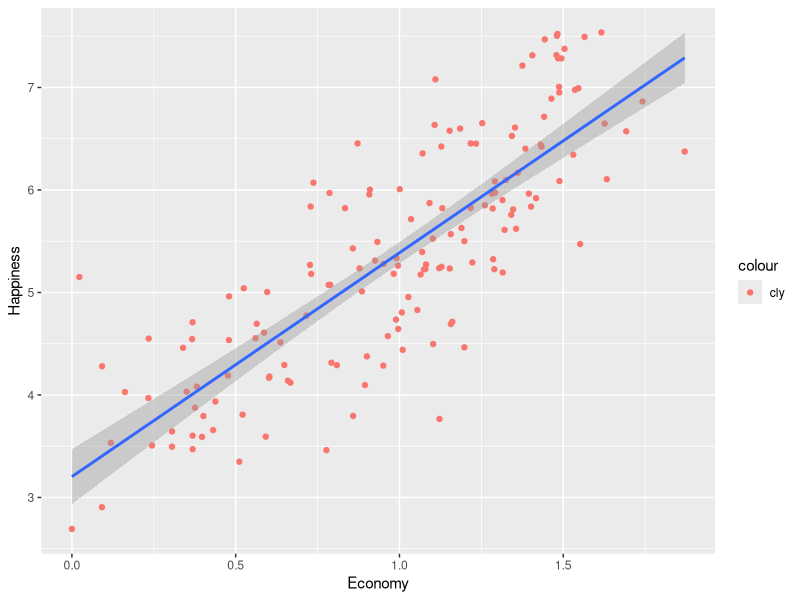
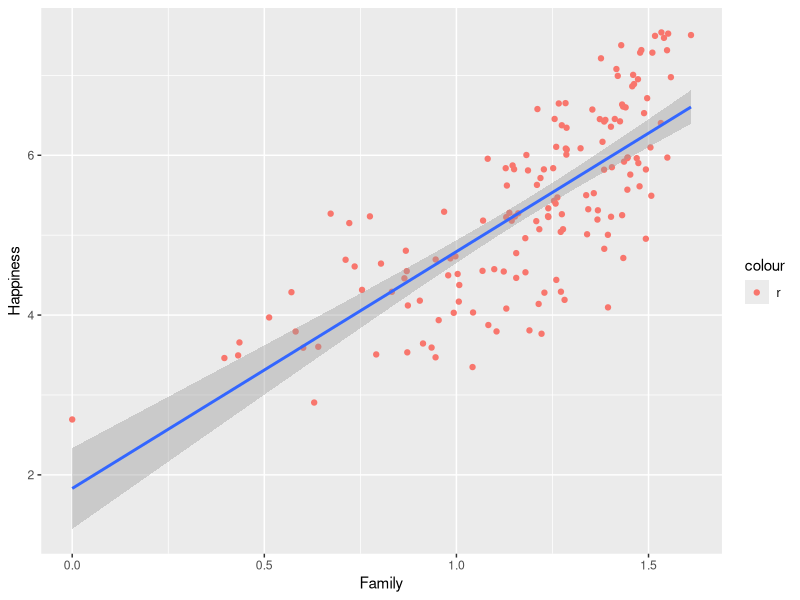
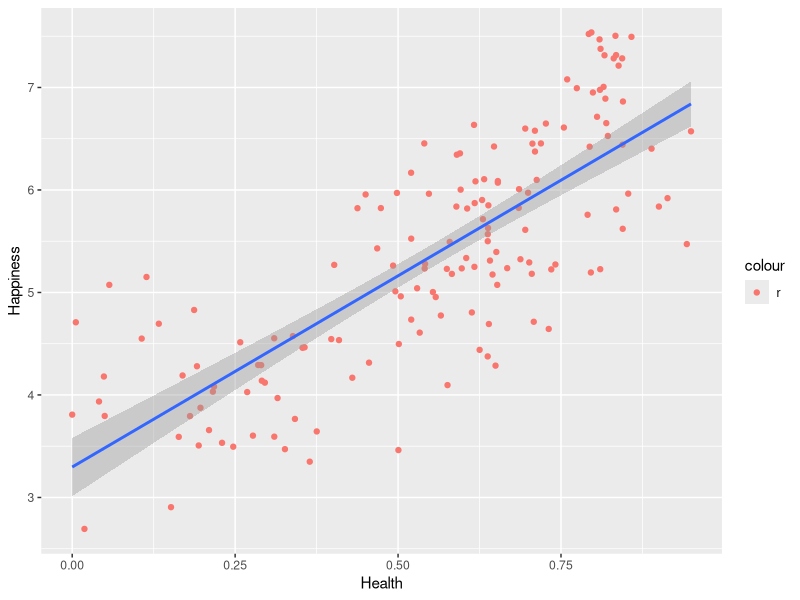
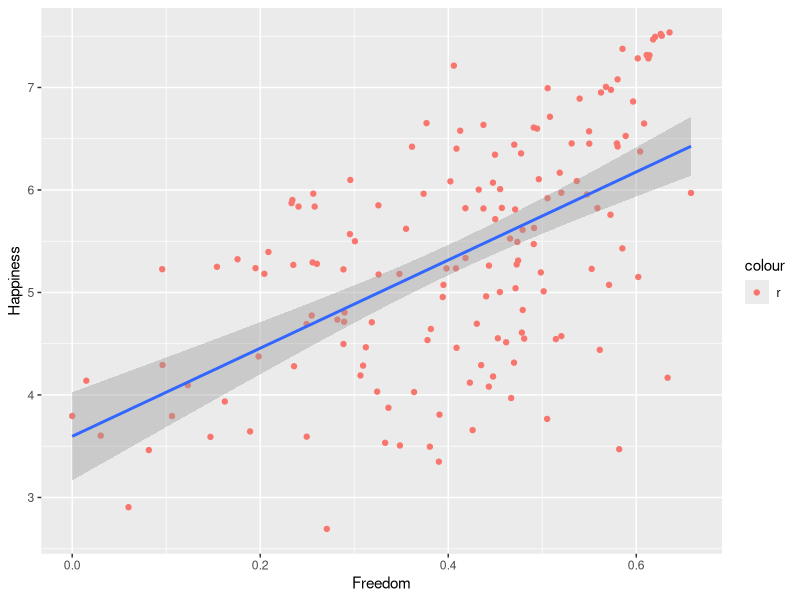
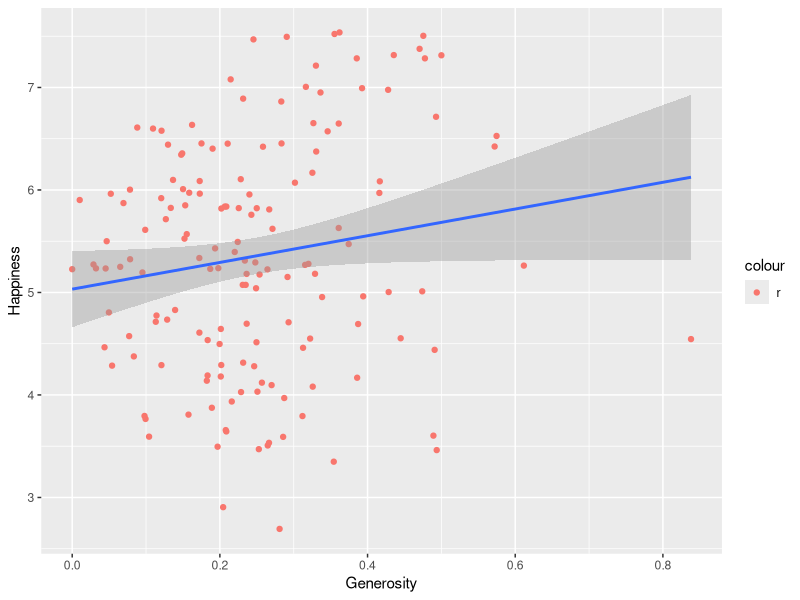
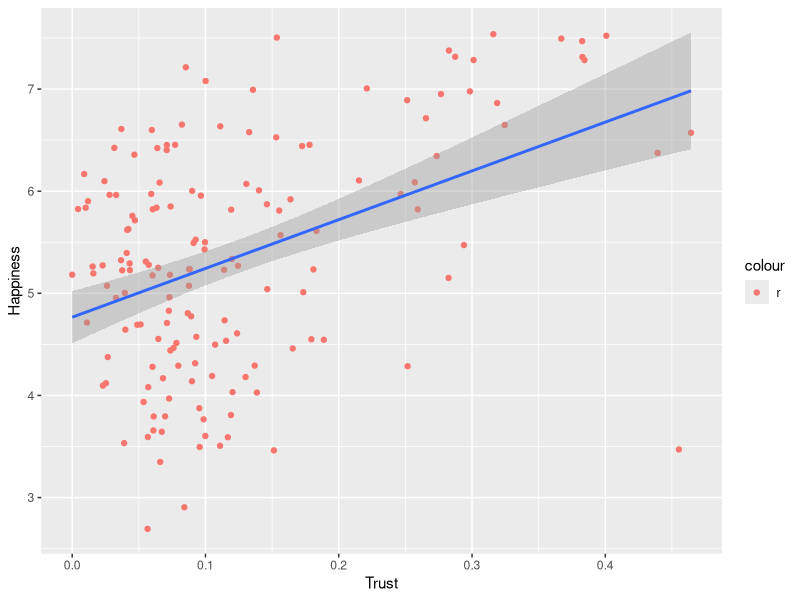

Source code (R) for these figures, in order: (Note: this script raises an error after producing the figures.)
mean_and_var <- function(x, use.sum=TRUE){
#'  mean_and_var - return a list with two components named mean and var
#'  x - numric vector or metrix    
#'  use.sum - if use.sum set to false calculte the mean and var using for loops. if set to true (default) use the sum() function

  
  stopifnot(is.numeric(x),length(x) > 1)
  if (use.sum) {
    mean <- sum(x)/length(x)
    var <- sum(x^2)/length(x)-mean^2
  } 
  else{
    s <-  0
    s2 <-  0
    for (i in as.vector(x)) {
      s <- s+i      
      s2 <- s2+i^2
    }
    mean <- s/length(x)
    var <- s2/length(x)-mean^2
  }
  res <-  c(mean,var)
  return (res)
}


# Q1 ----------------------------------------------------------------------


#' test mean_and_var
set.seed(1000)
#' Q1
#' Q1_a
x <- rnorm(5,50,50)
r1 <- mean_and_var(x)
print(r1)
#' Q1_b
y <- matrix(1:1000,1000,1000)
r2 <- mean_and_var(y)
print(r2)
t1 <- system.time(mean_and_var(y))['elapsed']
print(t1)
t2 <- system.time(mean_and_var(y,use.sum = FALSE))['elapsed']
print(t2)

# Q2 ----------------------------------------------------------------------


#' Q2
#' Q2_a
#' Create a matrix with 200 rows and 5 columns filled with random numbers from a normal distribution with mean=5 and var=100. (What is the corresponding standard deviation sd?)
#' the corresponding standard deviation is sqrt(100) = 10 
mat <- matrix(rnorm(200*5,5,10),200,5) 
col_mean <- apply(mat,2,mean)
print(col_mean)
col_var <- apply(mat,2,var)
print(col_var)
#' Q2_b
mat2 <- matrix(rnorm(20000*5,5,10),20000,5) 
col_mean2 <- apply(mat2,2,mean)
print(col_mean2)
col_var2 <- apply(mat2,2,var)
print(col_var2)
#' it seem that result is almost the same 
#' Q2_c
#' we can use the same seed number and compere the results 


# Q3 ----------------------------------------------------------------------
data <- read.csv("2017 World Happiness Report.csv",header = TRUE,sep = ',')

#' number of observation 
print(nrow(data))
#' number of variables
print(ncol(data))
test_data <- subset(data, select = -c(Happiness.Rank, Whisker.high, Whisker.low, Dystopia.Residual) )
colnames(test_data)[colnames(test_data)=="Happiness.Score"] <- "Happiness"
colnames(test_data)[colnames(test_data)=="Economy..GDP.per.Capita."] <- "Economy"
colnames(test_data)[colnames(test_data)=="Health..Life.Expectancy."] <- "Health"
colnames(test_data)[colnames(test_data)=="Trust..Government.Corruption."] <- "Trust"
#' the type for each class
sapply(test_data, class)
#' The diffrent regions in data
levels((test_data$Region))
#' the mim\max\mean happiness score
summary(test_data$Happiness)

library(ggplot2)
#' need to improved
p1 <- ggplot(data = test_data,mapping = aes(x=test_data$Economy,y=test_data$Happiness))+ geom_point(aes(color= 'cly'))+ geom_smooth(method = 'lm')+ xlab("Economy")+ ylab("Happiness")
p2 <- ggplot(data = test_data,mapping = aes(x=test_data$Family,y=test_data$Happiness))+ geom_point(aes(color= 'r'))+ geom_smooth(method = 'lm')+ xlab("Family")+ ylab("Happiness")
p3 <- ggplot(data = test_data,mapping = aes(x=test_data$Health,y=test_data$Happiness))+ geom_point(aes(color= 'r'))+ geom_smooth(method = 'lm')+ xlab("Health")+ ylab("Happiness")
p4 <- ggplot(data = test_data,mapping = aes(x=test_data$Freedom,y=test_data$Happiness))+ geom_point(aes(color= 'r'))+ geom_smooth(method = 'lm')+ xlab("Freedom")+ ylab("Happiness")
p5 <- ggplot(data = test_data,mapping = aes(x=test_data$Generosity,y=test_data$Happiness))+ geom_point(aes(color= 'r'))+ geom_smooth(method = 'lm')+ xlab("Generosity")+ ylab("Happiness")
p6 <- ggplot(data = test_data,mapping = aes(x=test_data$Trust,y=test_data$Happiness))+ geom_point(aes(color= 'r'))+ geom_smooth(method = 'lm')+ xlab("Trust")+ ylab("Happiness")

ggarrange(p1,p2,p3,p4,p5,p6, ncol = 2,nrow = 3) 

#' What can you tell from the plots?
#' we can see that in corrletion between happines and Economy, Family, Health and Freedom 

ggplot(test_data,aes(x=test_data$Economy,y=test_data$Happiness, color = test_data$Region)) + geom_point() + 
  labs(x="Economy",y="Happiness") +
  geom_smooth(method = 'lm',se = FALSE)



ggplot(data = test_data,aes(Region)) + geom_bar(aes(fill = Region))

ggplot(data = test_data,aes(x=Region, y=Happiness)) + 
  geom_boxplot(mapping = aes(x = reorder(Region,Happiness,FUN=median),y=Happiness)) +
  geom_boxplot(aes(fill = Region)) 

#' Which Region has the most variability in Happiness?
#' The region with most variability is Middle East and Northern Africa
#' Which Region has the least variability?
#' The region with least variability is Australia and New Zealand
#' hat is the problem with the answer to this last question?
#' I think the problem is last qution is number of country in region and variability? in diffrent aspects 


library(GGally)


ggpairs(test_data, columns = 3:9)

#' What does this function plot?
#' the function plot the distrabution, corrlation and scattor plot of all variblae 
#' What does it show on the diagonal?
#' we see the distrabution of variable
#' Above the diagonal?
#' corrlation btewwen two variabales 
#' Below the diagonal?
#' scatter plots
#' What can you learn from this plot that you couldn't tell from the plots you created in section (b)?
#' 
  








